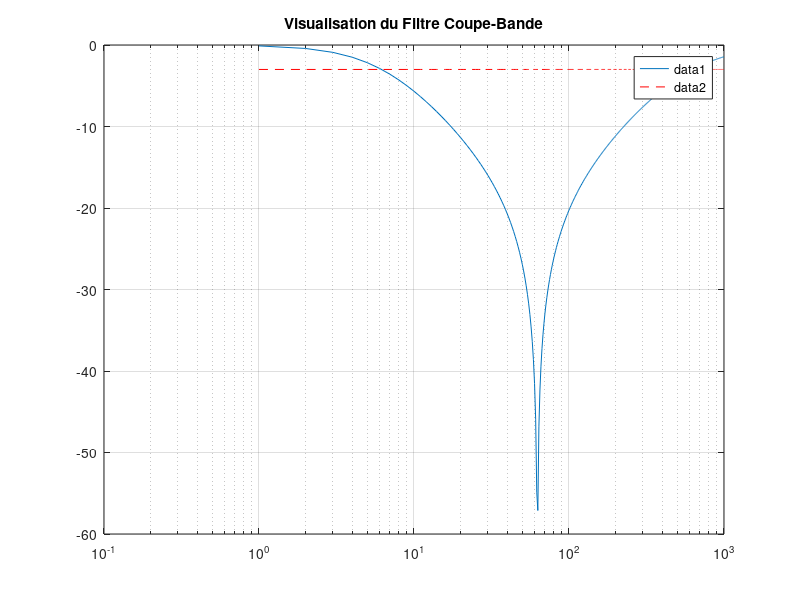

The MATLAB source for this figure:


%%  S5 - APP4 - PROBLEMATIQUE - filtre_coupe_bande.m
%   Auteur:     Giuseppe Lomonaco
%   CIP:        LOMG2301
%   Auteur:     Lucas Corrales
%   CIP:        CORL0701

%   Date de creation:       13-MARS-2023
%   Date de derniere modification:       13-MARS-2023

% DESCRIPTION: exemple de filtre coupe bande en Matlab


clear all
close all
clc


Fe = 1000;  %Frequence dechantillonnage
F0 = 62.5;  %Frequence de resonnance
Q = 10;     %Facteur de qualite
Te = 1/Fe;  %Periode dechantillonnage
t = [0:Te:1];
Freq = [0:length(t)-1]*(Fe/length(t));
W = 2*pi*Freq;
W0 = 2*pi*F0;
X = W/W0;
H = 1./(1+j*Q*(X./(1-(X.^2))));
Module = 20*log10(abs(H));

figure
semilogx(Freq,Module,'')
%plot(W,W0,'p')
hold on
semilogx(Freq, max(Module)-3*ones(1,length(H)), 'r--')
grid on
title('Visualisation du Filtre Coupe-Bande')
legend
